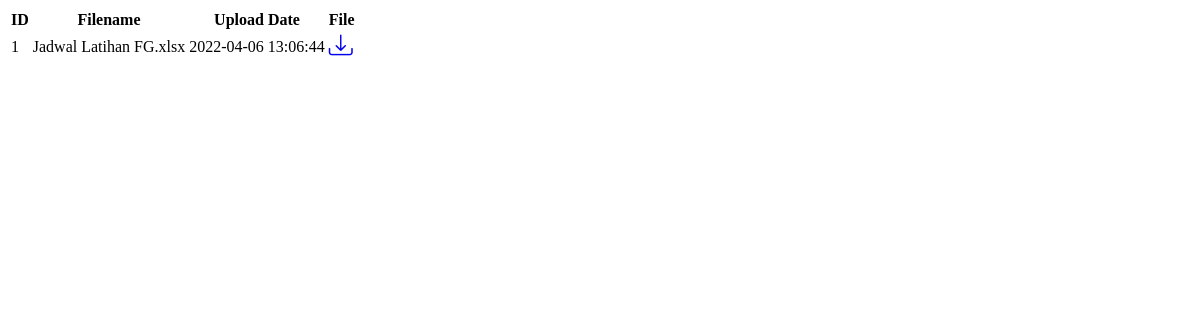
Page /question_list.php on the earlier database version.
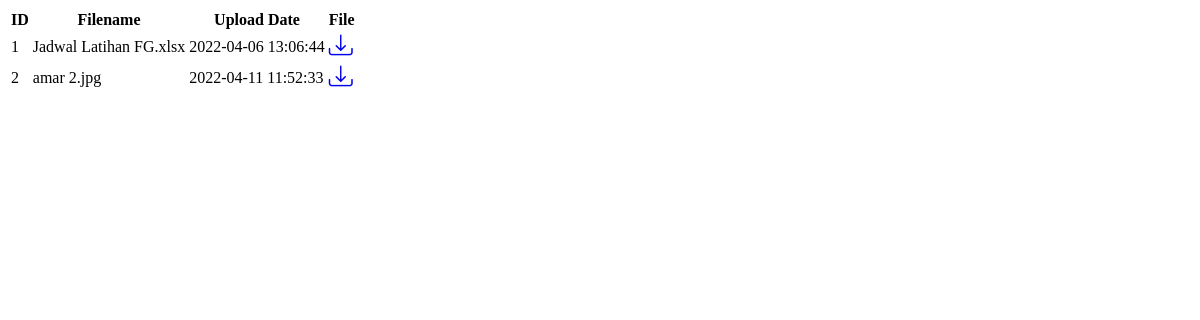
Same page on the later database version.
### tables this page shows
CREATE TABLE `assignment_questions` (
  `assignment_question_id` int(10) UNSIGNED NOT NULL,
  `question_filename` varchar(255) NOT NULL,
  `question_upload_date` datetime NOT NULL,
  `assignment_id` int(10) UNSIGNED DEFAULT NULL
);

### Model/DbConnect.php (called while the page is built)
<?php
class DbConnect
{
    private $host = "localhost";
    private $user = "root";
    private $pass = "";
    private $dbName = "incareer2";
    public function connect()
    {
        try {
            $conn = new PDO('mysql:host=' . $this->host . '; dbname=' . $this->dbName, $this->user, $this->pass);
            $conn->setAttribute(PDO::ATTR_ERRMODE, PDO::ERRMODE_EXCEPTION);
            return $conn;
        } catch (PDOException $e) {
            echo "Database Error: " . $e->getMessage();
        }
    }
}

### Model/AssignmentQuestion.php (called while the page is built, shortened)
<?php
class AssignmentQuestion
{
    private $dbConn;
    public function __construct()
    {
        require_once("DbConnect.php");
        $db = new DbConnect;
        $this->dbConn = $db->connect();
    }
    public function getAllQuestions() {
        $stmt = $this->dbConn->prepare("SELECT * FROM assignment_questions");
        try {
            if($stmt->execute()) {
                $allQuestions = $stmt->fetchAll(PDO::FETCH_ASSOC);
            }
        } catch (Exception $e) {
            return $e->getMessage();
        }
        return $allQuestions;
    }
}

### question_list.php (the view, shortened to what this page needs)
<?php
require "./Model/AssignmentQuestion.php";
$objQuest = new AssignmentQuestion;
$questions = $objQuest->getAllQuestions();
?>
<!DOCTYPE html>
<html lang="en">
<head>
    <link rel="stylesheet" href="https://cdn.jsdelivr.net/npm/bootstrap-icons@1.8.1/font/bootstrap-icons.css">
</head>
<body>
    <table>
        <thead>
            <th>ID</th>
            <th>Filename</th>
            <th>Upload Date</th>
            <th>File</th>
        </thead>
        <tbody>
            <?php foreach($questions as $row => $quest) : ?>
                <tr>
                    <td><?=$quest['assignment_question_id'];?></td>
                    <td><?=$quest['question_filename'];?></td>
                    <td><?=$quest['question_upload_date'];?></td>
                    <td>
                        <a href="download.php?path=./Upload/Assignment/Questions/<?php echo $quest['question_filename'] ?>">
                            <span class="badge bg-primary"><i class="bi bi-download" style="font-size: 1.5rem; "></i></span>
                        </a>
                    </td>
                </tr>
            <?php endforeach ?>
        </tbody>
    </table>
</body>
</html>

Differences in the rows shown:
added assignment_questions: assignment_question_id "2", question_filename "amar 2.jpg", question_upload_date "2022-04-11 11:52:33"
